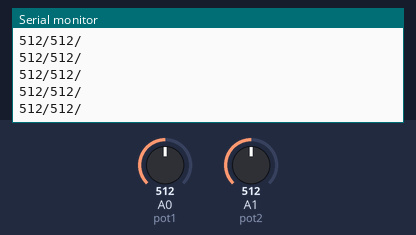
Simulated run of this sketch. Board: Arduino Uno, built with avr-gcc and run on an emulated ATmega328P. Shown: the last lines printed to the serial monitor. The test bench sets the inputs (shaded band); at power-on: A0 (pot1) = 512, A1 (pot2) = 512.

Above: at 1.2 s.
1.3 s: A0 (pot1) set to 11
At 1.33 s:
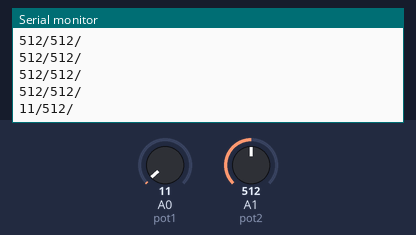
4.3 s: A0 (pot1) set to 8
At 4.31 s:
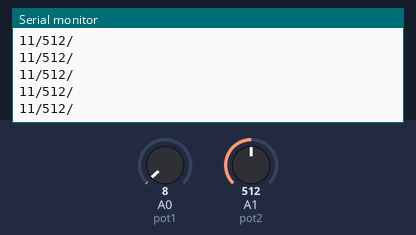
Timing chart, 0 to 7.3 s (numbered marks = the images above; inputs shaded):
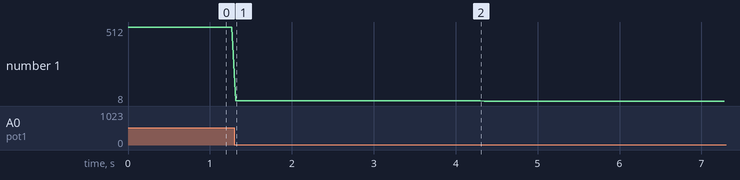

Measured:
- after the input at 1.3 s, the serial monitor: prints a new line at once (image 1)
- plotted number 1: 512 → 11 after the input at 1.3 s, 11 → 8 after the input at 4.3 s

The sketch:

arduino.ino
```cpp
// C++ code
//
#include <stdio.h>
#include <stdlib.h>
#include <string.h>


int pot1 = A0, pot2 = A1; //Potenciometros
int vPot1 = 0, vPot2 = 0; //Valores dos potenciometros


void setup() {
  Serial.begin(9600);
  pinMode(pot1, INPUT);
  pinMode(pot2, INPUT);


}

void loop() {
  vPot1 = analogRead(pot1);
  Serial.print(String(vPot1) + "/"); //tranforma vpot1 e vpot2 em string

  vPot2 = analogRead(pot2);
  Serial.print(String(vPot2) + "/" + "\n");


  delay(50);
}
```
